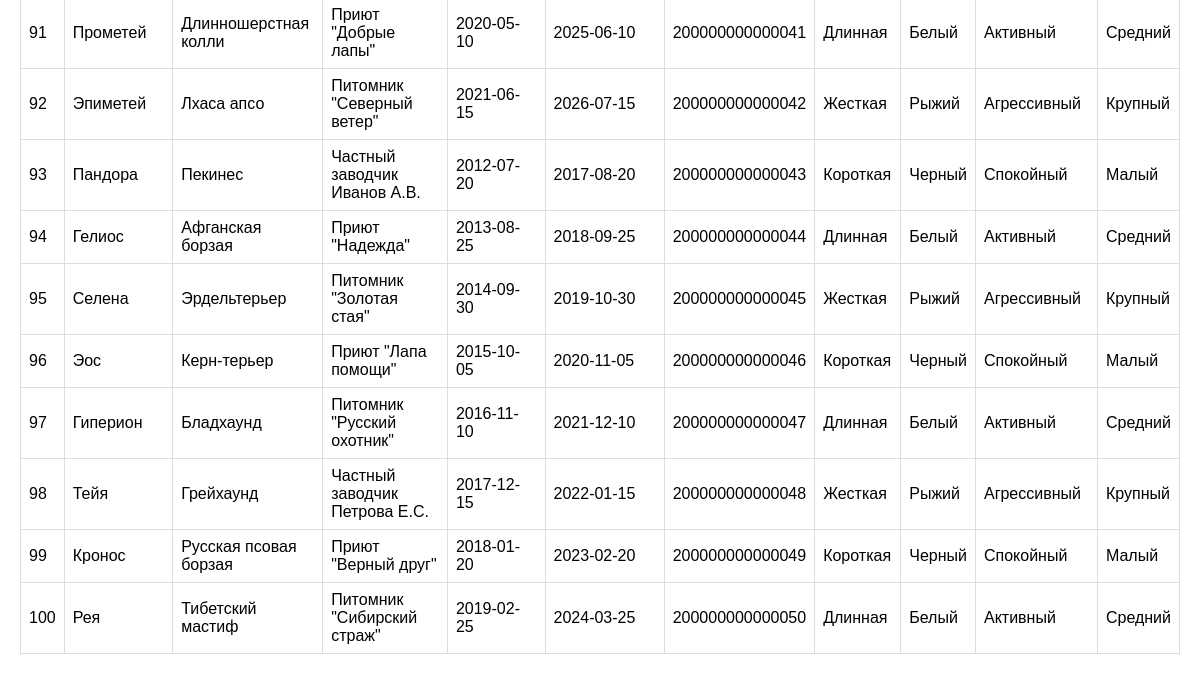
Before: /view (lower part) with the older database file.
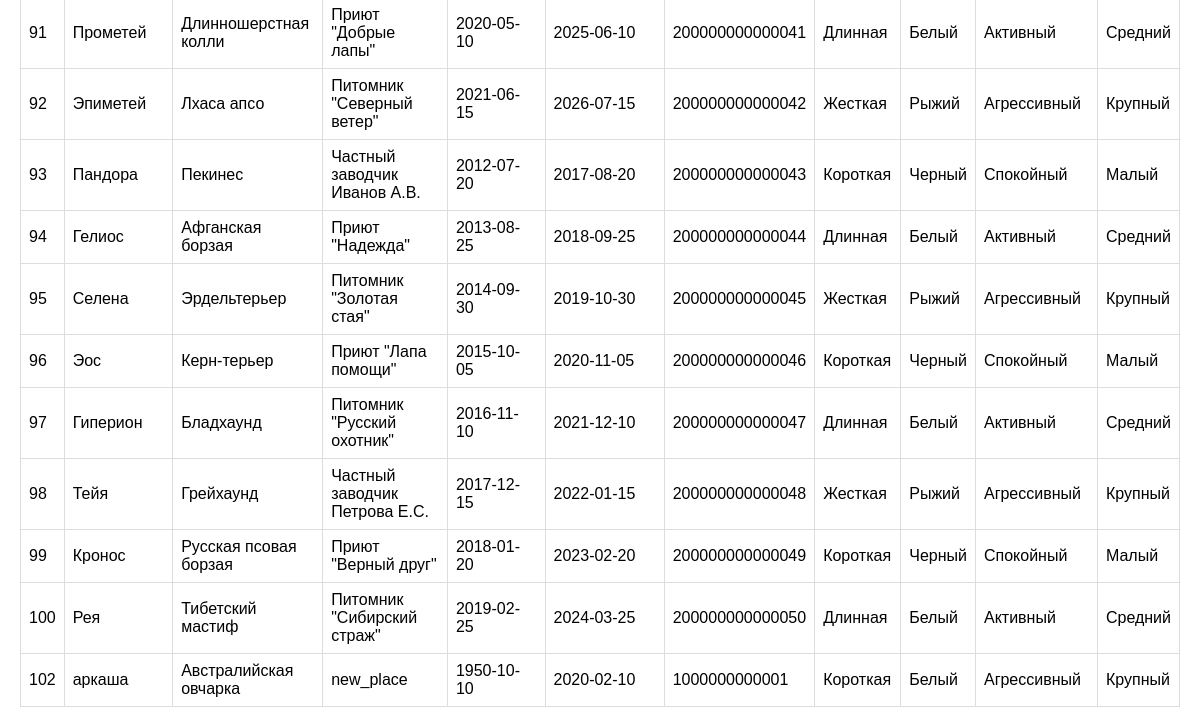
After: the same page with the newer database file.
### tables this page shows
CREATE TABLE "dogs" (
	"id"	INTEGER,
	"name"	VARCHAR(100) NOT NULL,
	"birth_date"	DATE,
	"breeds_id"	INTEGER,
	"getting_id"	INTEGER,
	"vet_examinations_id"	INTEGER,
	"location_id"	INTEGER,
	"registration_date"	DATE,
	"microchip_number"	VARCHAR(20),
	"coat_type"	INTEGER,
	"color_variations"	INTEGER,
	"temperament"	INTEGER,
	"size"	INTEGER,
	PRIMARY KEY("id" AUTOINCREMENT),
	FOREIGN KEY("breeds_id") REFERENCES "breeds"("id"),
	FOREIGN KEY("coat_type") REFERENCES "coat_type"("id"),
	FOREIGN KEY("color_variations") REFERENCES "color_variations"("id"),
	FOREIGN KEY("getting_id") REFERENCES "getting"("id"),
	FOREIGN KEY("location_id") REFERENCES "locations"("id"),
	FOREIGN KEY("size") REFERENCES "size"("id"),
	FOREIGN KEY("temperament") REFERENCES "temperament"("id"),
	FOREIGN KEY("vet_examinations_id") REFERENCES "vet_examinations"("id")
);

CREATE TABLE breeds (
    id INTEGER PRIMARY KEY AUTOINCREMENT,
    breed_name VARCHAR(100) NOT NULL,
    breed_group VARCHAR(50),
    origin_country VARCHAR(50),
    average_lifes INTEGER,
    typical_use VARCHAR(100),
    common_health_issues VARCHAR(200),
    recommended_vaccinations VARCHAR(200),
    veterinary_care VARCHAR(50),
    average_weight_male FLOAT,
    average_weight_female FLOAT,
    trainability_level VARCHAR(50),
    recommended_training_age INTEGER,
    common_behavioral_issues VARCHAR(200),
    preferred_training_methods VARCHAR(200),
    typical_learning_period INTEGER
);

CREATE TABLE locations (
    id INTEGER PRIMARY KEY AUTOINCREMENT,
    location_name VARCHAR(100) NOT NULL,
    location_type VARCHAR(50),
    address VARCHAR(200),
    contact_info VARCHAR(100),
    price FLOAT,
    availability INTEGER,
    website VARCHAR(200)
);

CREATE TABLE coat_type (
    id INTEGER PRIMARY KEY AUTOINCREMENT,
    coat_type_name VARCHAR(50) NOT NULL
);

CREATE TABLE color_variations (
    id INTEGER PRIMARY KEY AUTOINCREMENT,
    color_variations_name VARCHAR(50) NOT NULL
);

CREATE TABLE temperament (
    id INTEGER PRIMARY KEY AUTOINCREMENT,
    temperament_name VARCHAR(50) NOT NULL
);

CREATE TABLE size (
    id INTEGER PRIMARY KEY AUTOINCREMENT,
    size_name VARCHAR(50) NOT NULL
);

### flask_app.py (the view)
@app.route('/view')
def view():
    with get_db_connection() as conn:
        cursor = conn.cursor()
        query = """
            SELECT d.id, d.name, b.breed_name, l.location_name, d.birth_date, d.registration_date, d.microchip_number,
                   ct.coat_type_name, cv.color_variations_name, t.temperament_name, s.size_name
            FROM dogs d
            JOIN breeds b ON d.breeds_id = b.id
            JOIN locations l ON d.location_id = l.id
            JOIN coat_type ct ON d.coat_type = ct.id
            JOIN color_variations cv ON d.color_variations = cv.id
            JOIN temperament t ON d.temperament = t.id
            JOIN size s ON d.size = s.id
            ORDER BY d.id
        """
        dogs = cursor.execute(query).fetchall()
    return render_template('view.html', dogs=dogs)

### flask_app.py (called while the page is built)
def get_db_connection():
    conn = sqlite3.connect(DB_PATH, timeout=10)
    conn.row_factory = sqlite3.Row
    return conn

### templates/view.html (shortened to what this page needs)
<!DOCTYPE html>
<html lang="ru">
<head>
    <link rel="stylesheet" href="{{ url_for('static', filename='style.css') }}">
</head>
<body>
    {% if dogs %}
        <table>
            {% for dog in dogs %}
            <tr>
                <td>{{ dog['id'] }}</td>
                <td>{{ dog['name'] }}</td>
                <td>{{ dog['breed_name'] }}</td>
                <td>{{ dog['location_name'] or 'Не указано' }}</td>
                <td>{{ dog['birth_date'] or 'Не указано' }}</td>
                <td>{{ dog['registration_date'] or 'Не указано' }}</td>
                <td>{{ dog['microchip_number'] or 'Не указано' }}</td>
                <td>{{ dog['coat_type_name'] or 'Не указано' }}</td>
                <td>{{ dog['color_variations_name'] or 'Не указано' }}</td>
                <td>{{ dog['temperament_name'] or 'Не указано' }}</td>
                <td>{{ dog['size_name'] or 'Не указано' }}</td>
            </tr>
            {% endfor %}
        </table>
    {% else %}
        <p>Нет собак для отображения.</p>
    {% endif %}
</body>
</html>

### static/style.css (style rules this page uses)
body { font-family: Arial, sans-serif; margin: 20px; }
table { border-collapse: collapse; width: 100%; }

Changed rows visible on the page:
added dogs: id "102", name "аркаша", breed_name "Австралийская овчарка", location_name "new_place", birth_date "1950-10-10", registration_date "2020-02-10", microchip_number "1000000000001", coat_type_name "Короткая", color_variations_name "Белый", temperament_name "Агрессивный", size_name "Крупный"
